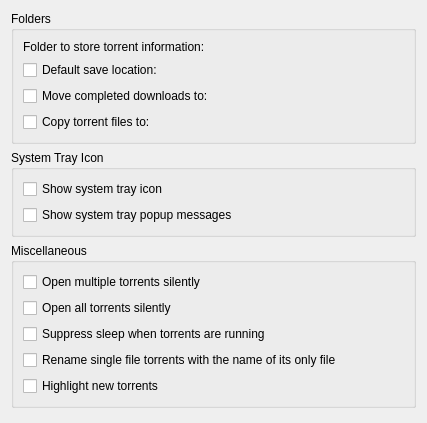
<?xml version="1.0" encoding="UTF-8"?>
<ui version="4.0">
 <class>GeneralPref</class>
 <widget class="QWidget" name="GeneralPref">
  <property name="geometry">
   <rect>
    <x>0</x>
    <y>0</y>
    <width>427</width>
    <height>423</height>
   </rect>
  </property>
  <layout class="QVBoxLayout">
   <item>
    <widget class="QGroupBox" name="groupBox">
     <property name="title">
      <string>Folders</string>
     </property>
     <layout class="QGridLayout">
      <item row="0" column="0">
       <widget class="QLabel" name="label">
        <property name="text">
         <string>Folder to store torrent information:</string>
        </property>
       </widget>
      </item>
      <item row="0" column="1">
       <widget class="KUrlRequester" name="kcfg_tempDir">
        <property name="toolTip">
         <string>Directory to store information about all torrents currently opened in KTorrent.</string>
        </property>
       </widget>
      </item>
      <item row="1" column="0">
       <widget class="QCheckBox" name="kcfg_useSaveDir">
        <property name="toolTip">
         <string>Directory to use as a default save location for all data.</string>
        </property>
        <property name="text">
         <string>Default save location:</string>
        </property>
       </widget>
      </item>
      <item row="1" column="1">
       <widget class="KUrlRequester" name="kcfg_saveDir">
        <property name="toolTip">
         <string>Directory to use as a default save location for all data.</string>
        </property>
       </widget>
      </item>
      <item row="2" column="0">
       <widget class="QCheckBox" name="kcfg_useCompletedDir">
        <property name="toolTip">
         <string>Directory to move data to when a torrent has finished downloading.</string>
        </property>
        <property name="text">
         <string>Move completed downloads to:</string>
        </property>
       </widget>
      </item>
      <item row="2" column="1">
       <widget class="KUrlRequester" name="kcfg_completedDir">
        <property name="toolTip">
         <string>Directory to move data to when a torrent has finished downloading.</string>
        </property>
       </widget>
      </item>
      <item row="3" column="0">
       <widget class="QCheckBox" name="kcfg_useTorrentCopyDir">
        <property name="toolTip">
         <string>Directory to copy all torrent files in, which are opened by KTorrent.</string>
        </property>
        <property name="text">
         <string>Copy torrent files to:</string>
        </property>
       </widget>
      </item>
      <item row="3" column="1">
       <widget class="KUrlRequester" name="kcfg_torrentCopyDir">
        <property name="toolTip">
         <string>Directory to copy all torrent files in, which are opened by KTorrent.</string>
        </property>
       </widget>
      </item>
     </layout>
    </widget>
   </item>
   <item>
    <widget class="QGroupBox" name="groupBox_2">
     <property name="title">
      <string>System Tray Icon</string>
     </property>
     <layout class="QVBoxLayout">
      <item>
       <widget class="QCheckBox" name="kcfg_showSystemTrayIcon">
        <property name="toolTip">
         <string>Whether or not to show an icon in the system tray.</string>
        </property>
        <property name="text">
         <string>Show system tray icon</string>
        </property>
       </widget>
      </item>
      <item>
       <widget class="QCheckBox" name="kcfg_showPopups">
        <property name="toolTip">
         <string>Whether or not to show system tray popup messages.</string>
        </property>
        <property name="text">
         <string>Show system tray popup messages</string>
        </property>
       </widget>
      </item>
     </layout>
    </widget>
   </item>
   <item>
    <widget class="QGroupBox" name="groupBox_3">
     <property name="title">
      <string>Miscellaneous</string>
     </property>
     <layout class="QVBoxLayout">
      <item>
       <widget class="QCheckBox" name="kcfg_openMultipleTorrentsSilently">
        <property name="toolTip">
         <string>When you select multiple torrents to be opened at the same time, open them silently.</string>
        </property>
        <property name="text">
         <string>Open multiple torrents silently</string>
        </property>
       </widget>
      </item>
      <item>
       <widget class="QCheckBox" name="kcfg_openAllTorrentsSilently">
        <property name="toolTip">
         <string>Open all torrents silently.</string>
        </property>
        <property name="text">
         <string>Open all torrents silently</string>
        </property>
       </widget>
      </item>
      <item>
       <widget class="QCheckBox" name="kcfg_suppressSleep">
        <property name="toolTip">
         <string>Prevent computer from going into a sleep state when torrents are running.</string>
        </property>
        <property name="text">
         <string>Suppress sleep when torrents are running</string>
        </property>
       </widget>
      </item>
      <item>
       <widget class="QCheckBox" name="kcfg_autoRenameSingleFileTorrents">
        <property name="toolTip">
         <string>&lt;p&gt;Rename a single file torrent with the name of its only file. &lt;/p&gt;
&lt;p&gt;If for example the file is named &lt;span style=&quot; font-weight:600;&quot;&gt;linux-desktop.iso&lt;/span&gt;, the torrent will be displayed as &lt;span style=&quot; font-weight:600;&quot;&gt;linux-desktop.&lt;/span&gt;&lt;/p&gt;</string>
        </property>
        <property name="text">
         <string>Rename single file torrents with the name of its only file</string>
        </property>
       </widget>
      </item>
      <item>
       <widget class="QCheckBox" name="kcfg_highlightNewTorrents">
        <property name="toolTip">
         <string>Whether or not new torrents will be highlighted.</string>
        </property>
        <property name="text">
         <string>Highlight new torrents</string>
        </property>
       </widget>
      </item>
     </layout>
    </widget>
   </item>
   <item>
    <spacer>
     <property name="orientation">
      <enum>Qt::Vertical</enum>
     </property>
     <property name="sizeHint" stdset="0">
      <size>
       <width>382</width>
       <height>20</height>
      </size>
     </property>
    </spacer>
   </item>
  </layout>
 </widget>
 <customwidgets>
  <customwidget>
   <class>KUrlRequester</class>
   <extends>QFrame</extends>
   <header>kurlrequester.h</header>
   <container>1</container>
  </customwidget>
 </customwidgets>
 <resources/>
 <connections>
  <connection>
   <sender>kcfg_useCompletedDir</sender>
   <signal>toggled(bool)</signal>
   <receiver>kcfg_completedDir</receiver>
   <slot>setEnabled(bool)</slot>
   <hints>
    <hint type="sourcelabel">
     <x>160</x>
     <y>100</y>
    </hint>
    <hint type="destinationlabel">
     <x>318</x>
     <y>100</y>
    </hint>
   </hints>
  </connection>
  <connection>
   <sender>kcfg_useSaveDir</sender>
   <signal>toggled(bool)</signal>
   <receiver>kcfg_saveDir</receiver>
   <slot>setEnabled(bool)</slot>
   <hints>
    <hint type="sourcelabel">
     <x>160</x>
     <y>72</y>
    </hint>
    <hint type="destinationlabel">
     <x>318</x>
     <y>72</y>
    </hint>
   </hints>
  </connection>
  <connection>
   <sender>kcfg_useTorrentCopyDir</sender>
   <signal>toggled(bool)</signal>
   <receiver>kcfg_torrentCopyDir</receiver>
   <slot>setEnabled(bool)</slot>
   <hints>
    <hint type="sourcelabel">
     <x>160</x>
     <y>128</y>
    </hint>
    <hint type="destinationlabel">
     <x>318</x>
     <y>128</y>
    </hint>
   </hints>
  </connection>
 </connections>
</ui>
